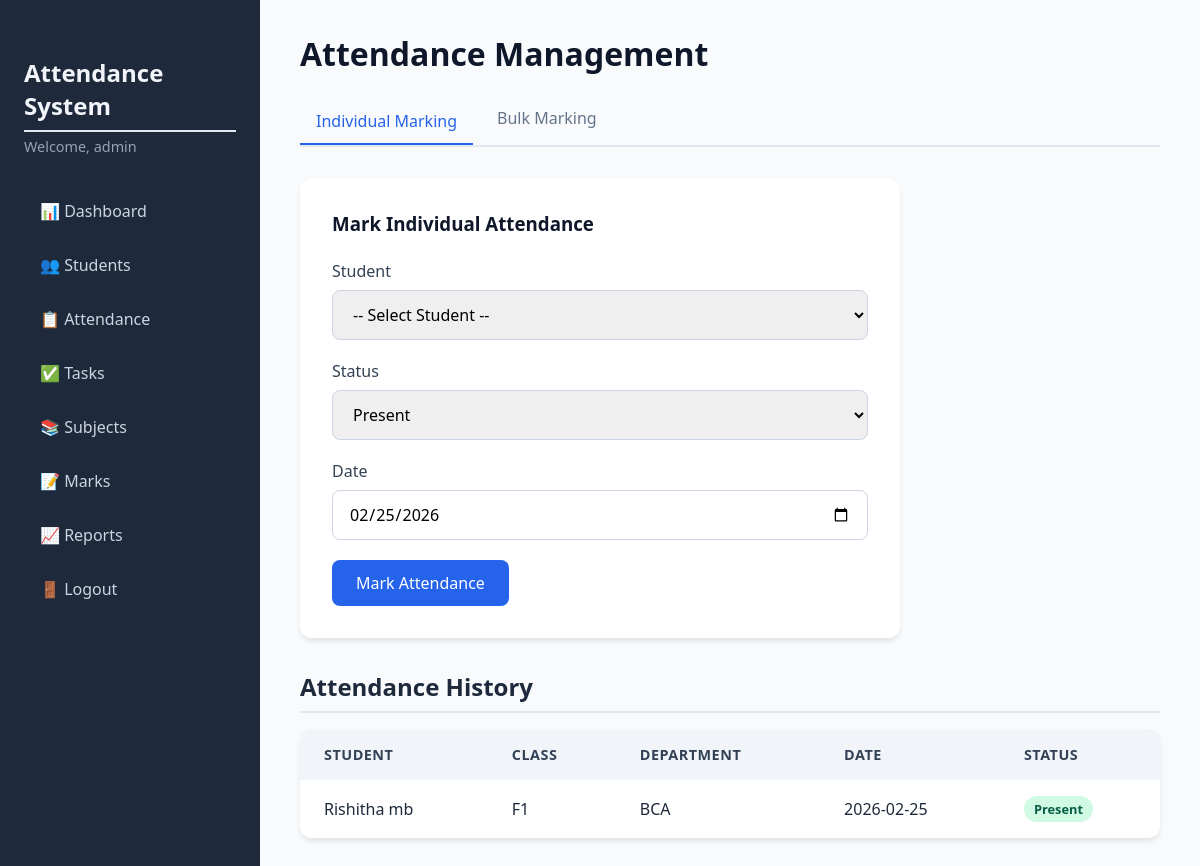
/attendance (signed in), run on an earlier commit of the app's database.
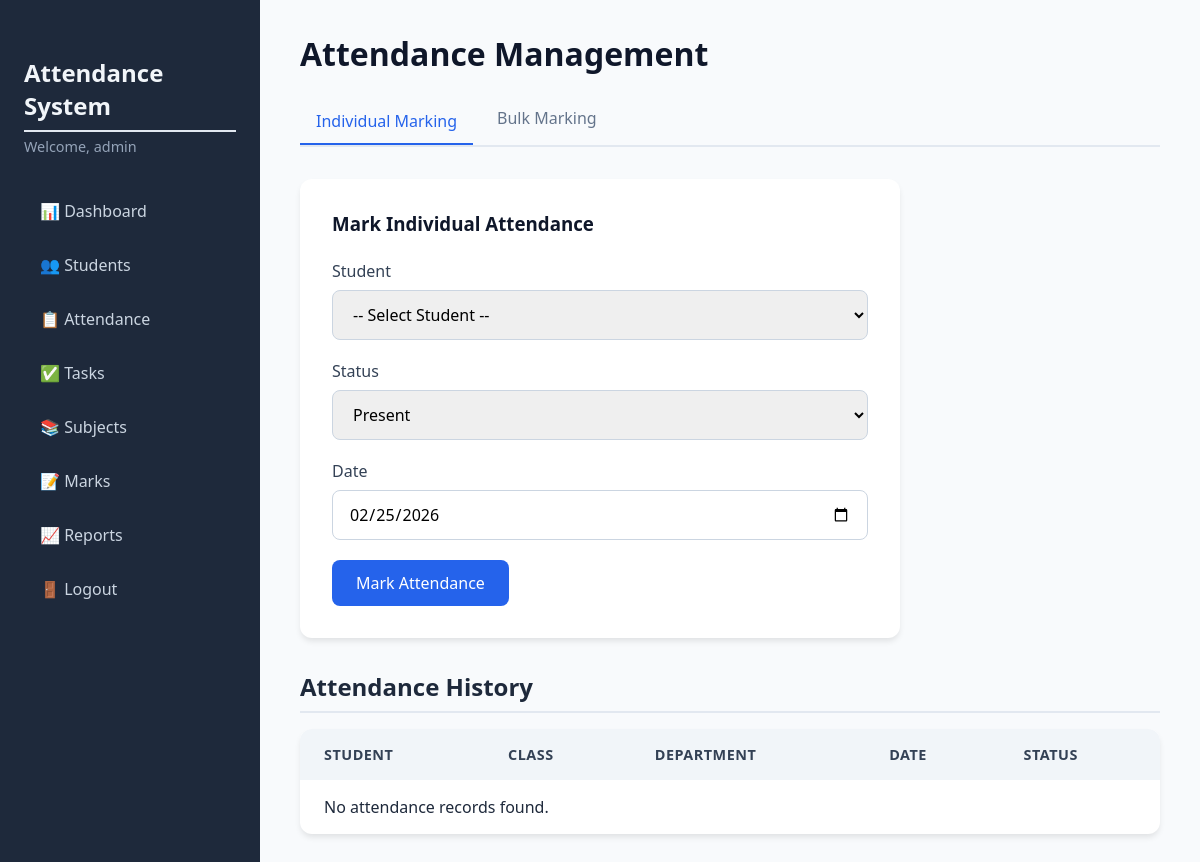
And on a later commit of the database.
### tables this page shows
CREATE TABLE attendance (
                id INTEGER PRIMARY KEY AUTOINCREMENT,
                student_id INTEGER NOT NULL,
                date TEXT NOT NULL,
                status TEXT CHECK(status IN ('Present','Absent')) NOT NULL,
                FOREIGN KEY (student_id) REFERENCES students (id) ON DELETE CASCADE,
                UNIQUE(student_id, date)
            );

CREATE TABLE students (
                id INTEGER PRIMARY KEY AUTOINCREMENT,
                usn TEXT UNIQUE NOT NULL,
                name TEXT NOT NULL,
                email TEXT UNIQUE NOT NULL,
                phone TEXT,
                class TEXT NOT NULL,
                department TEXT NOT NULL,
                parent_name TEXT,
                parent_phone TEXT,
                parent_email TEXT
            );

### app.py (the view, shortened to what this page needs)
@app.route('/attendance', methods=['GET', 'POST'])
@login_required
def attendance():
    db = get_db()
    students_list = db.execute(
        "SELECT id, usn, name, class, department FROM students ORDER BY class, department, name"
    ).fetchall()
    history = db.execute('''
        SELECT s.name, s.class, s.department, a.date, a.status
        FROM attendance a
        JOIN students s ON a.student_id = s.id
        ORDER BY a.date DESC, a.id DESC
    ''').fetchall()
    classes, departments = get_class_department_options()
    return render_template('attendance.html',
                           students=students_list,
                           history=history,
                           today=datetime.today().strftime('%Y-%m-%d'),
                           classes=classes,
                           departments=departments)

### app.py (called while the page is built)
def get_db():
    db = getattr(g, '_database', None)
    if db is None:
        db = g._database = sqlite3.connect(DATABASE)
        db.row_factory = sqlite3.Row
    return db

@app.teardown_appcontext
def close_connection(exception):
    db = getattr(g, '_database', None)
    if db is not None:
        db.close()

def login_required(f):
    @wraps(f)
    def decorated_function(*args, **kwargs):
        if 'admin_id' not in session:
            flash('Please log in to access this page.', 'warning')
            return redirect(url_for('login'))
        return f(*args, **kwargs)
    return decorated_function

def get_class_department_options():
    db = get_db()
    classes = db.execute("SELECT DISTINCT class FROM students ORDER BY class").fetchall()
    departments = db.execute("SELECT DISTINCT department FROM students ORDER BY department").fetchall()
    return [c['class'] for c in classes], [d['department'] for d in departments]

### templates/attendance.html (shortened to what this page needs)
{% extends "base.html" %}
{% block content %}
<h1>Attendance Management</h1>
<div class="tab-nav">
    <button class="tab-link active" onclick="openTab(event, 'individual')">Individual Marking</button>
    <button class="tab-link" onclick="openTab(event, 'bulk')">Bulk Marking</button>
</div>
<div id="individual" class="tab-content active">
    <div class="form-card">
        <h3>Mark Individual Attendance</h3>
        <form method="POST" action="{{ url_for('attendance') }}">
            <div class="form-group">
                <label for="student_id">Student</label>
                <select id="student_id" name="student_id" required>
                    <option value="">-- Select Student --</option>
                </select>
            </div>
            <div class="form-group">
                <label for="status">Status</label>
                <select id="status" name="status" required>
                    <option value="Present">Present</option>
                </select>
            </div>
            <div class="form-group">
                <label for="date">Date</label>
                <input type="date" id="date" name="date" value="{{ today }}">
            </div>
            <button type="submit" class="btn btn-primary">Mark Attendance</button>
        </form>
    </div>
</div>
<h2>Attendance History</h2>
<div class="table-responsive">
    <table class="table">
        <thead>
            <tr>
                <th>Student</th>
                <th>Class</th>
                <th>Department</th>
                <th>Date</th>
                <th>Status</th>
            </tr>
        </thead>
        <tbody>
            {% for record in history %}
            <tr>
                <td>{{ record.name }}</td>
                <td>{{ record.class }}</td>
                <td>{{ record.department }}</td>
                <td>{{ record.date }}</td>
                <td><span class="badge {{ 'badge-present' if record.status == 'Present' else 'badge-absent' }}">{{
                        record.status }}</span></td>
            </tr>
            {% else %}
            <tr>
                <td colspan="5">No attendance records found.</td>
            </tr>
            {% endfor %}
        </tbody>
    </table>
</div>
{% endblock %}

What changed in the data, as far as the page shows it:
removed attendance: name "Rishitha mb", class "F1", department "BCA", date "2026-02-25", status "Present"
Also different on the page:
text now shown: "No attendance records found."
